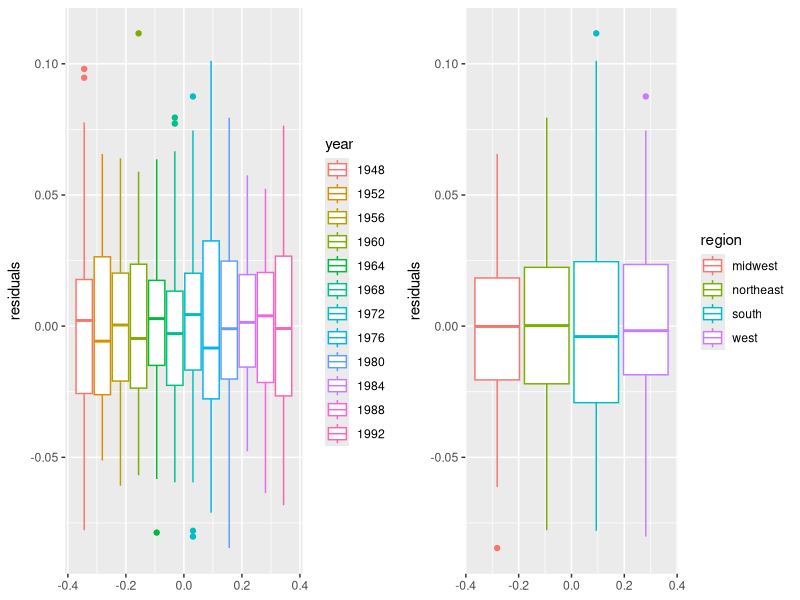
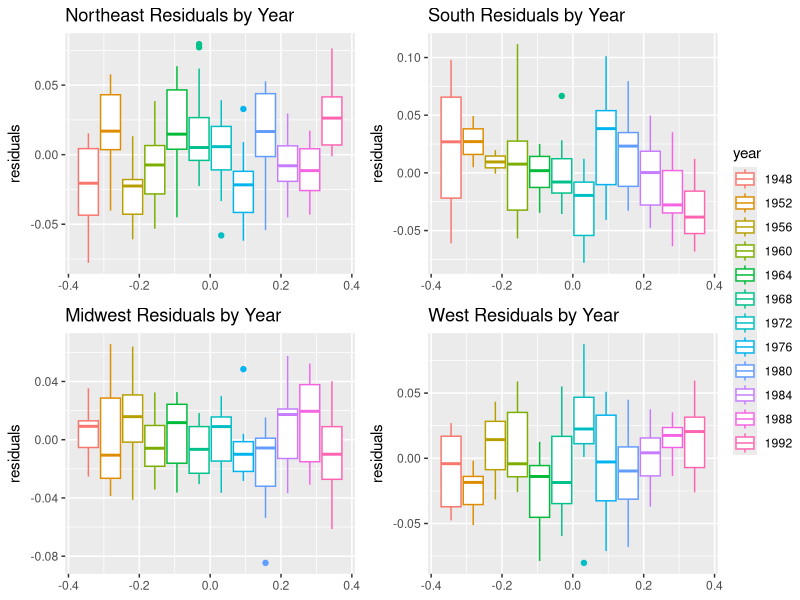
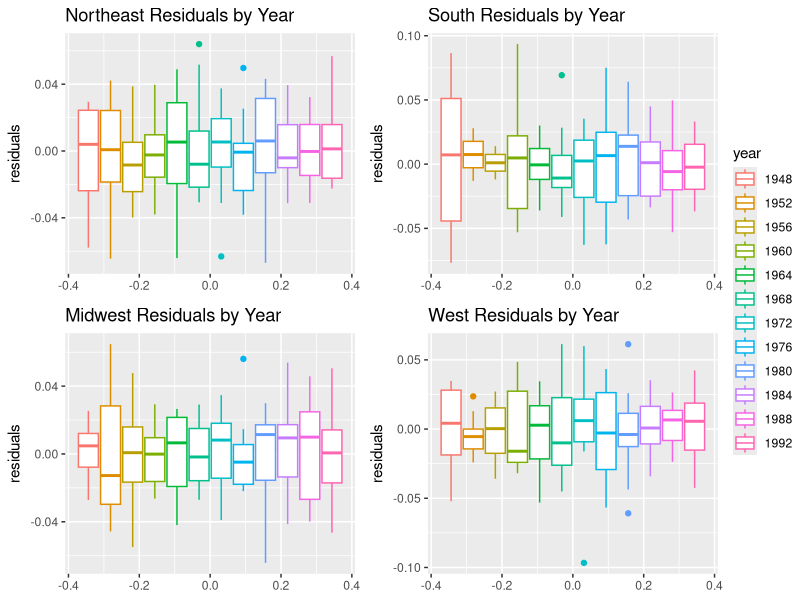

Source code (R) for these figures, in order:
## ---- chunk 1
knitr::opts_chunk$set(echo = FALSE, message = FALSE)
## ---- chunk 2
library("readr") # to load data
library("tidyverse")
data <- read_table("Data/4_US_elections.txt")
data = data %>% select(-constant) # remove manually added intercept
# change mentioned variables to factors
data = data %>% 
  mutate(year = as.factor(year),
                       state = as.factor(state), 
                       r1 = as.factor(r1), 
                       r2 = as.factor(r2), 
                       r3 = as.factor(r3), 
                       r4 = as.factor(r4), 
                       r5 = as.factor(r5), 
                       r6 = as.factor(r6), )

# rename the variables
data = data %>% 
  rename(dvote = Dvote,
         dvote_poll = n1,
         dapprove_inc = n2,
         dapprove_presinc = n3,
         gnp_growth_inc = n4,
         dvote_last = s1,
         dvote_last2 = s2,
         home_state = s3,
         home_state_vice = s4,
         dmajor_leg = s5,
         econ_growth_inc = s6,
         state_ideology = s7,
         ideology_comp = s8,
         cath_1960 = s9,
         south = r1,
         south_1964 = r2,
         deep_south_1964 = r3,
         new_england_1964 = r4,
         new_england_1972 = r5,
         west_1976 = r6)

# create a region variable
northeast = c(7, 8, 19, 20, 21, 29, 30, 32, 38, 39, 45, 48)
south = c(1, 4, 9, 10, 17, 18, 24, 33, 36, 40, 42, 43, 46)
midwest = c(13, 14, 15, 16, 22, 23, 25, 27, 34, 35, 41, 49)
west = c(2, 3, 5, 6, 11, 12, 26, 28, 31, 37, 44, 47, 50)

data$region <- ifelse(data$state %in% northeast, "northeast",
                      ifelse(data$state %in% south, "south",
                             ifelse(data$state %in% midwest, "midwest",
                                    ifelse(data$state %in% west, "west", NA))))
data = data %>% mutate(region = as.factor(region))
## ---- chunk 3
library(tidyverse)
m0 = lm(dvote ~ . - evotes - region , data = data)
## ---- chunk 4
data_res = na.omit(data)
data_res$residuals = resid(m0)
year_res_plot = ggplot(mapping = aes(y = residuals, col = year), data = data_res) + 
  geom_boxplot()
region_res_plot = ggplot(mapping = aes(y = residuals, col = region), data = data_res) +
  geom_boxplot()
library(ggpubr)
ggarrange(year_res_plot, region_res_plot, nrow = 1, ncol = 2)
## ---- chunk 5
data_northeast = data_res[data_res$region == "northeast", ]
data_south = data_res[data_res$region == "south", ]
data_midwest = data_res[data_res$region == "midwest", ]
data_west = data_res[data_res$region == "west", ]
northeast_res_plot = ggplot(mapping=aes(y=residuals, col=year), data = data_northeast) +
  geom_boxplot() + 
  ggtitle("Northeast Residuals by Year")
south_res_plot = ggplot(mapping=aes(y=residuals, col=year), data = data_south) +
  geom_boxplot() +
  ggtitle("South Residuals by Year")
midwest_res_plot = ggplot(mapping=aes(y=residuals, col=year), data = data_midwest) +
  geom_boxplot() +
  ggtitle("Midwest Residuals by Year")
west_res_plot = ggplot(mapping=aes(y=residuals, col=year), data = data_west) +
  geom_boxplot() +
  ggtitle("West Residuals by Year")
#grid.arrange(northeast_res_plot, south_res_plot, midwest_res_plot, west_res_plot, ncol = 2)
ggarrange(northeast_res_plot, south_res_plot, midwest_res_plot, west_res_plot, 
          ncol = 2, nrow = 2, common.legend = TRUE, legend = "right")
## ---- chunk 6
library(lme4)
mixed_m0 = lmer(dvote ~ . -  evotes - region - year + (1|year/region), data = data)
## ---- chunk 7
data_res_mixed = data_res
data_res_mixed$residuals = resid(mixed_m0)
data_northeast_mixed = data_res_mixed[data_res_mixed$region == "northeast", ]
data_south_mixed = data_res_mixed[data_res_mixed$region == "south", ]
data_midwest_mixed = data_res_mixed[data_res_mixed$region == "midwest", ]
data_west_mixed = data_res_mixed[data_res_mixed$region == "west", ]
northeast_res_plot = ggplot(mapping=aes(y=residuals, col=year), data = data_northeast_mixed) +
  geom_boxplot() + 
  ggtitle("Northeast Residuals by Year")
south_res_plot = ggplot(mapping=aes(y=residuals, col=year), data = data_south_mixed) +
  geom_boxplot() +
  ggtitle("South Residuals by Year")
midwest_res_plot = ggplot(mapping=aes(y=residuals, col=year), data = data_midwest_mixed) +
  geom_boxplot() +
  ggtitle("Midwest Residuals by Year")
west_res_plot = ggplot(mapping=aes(y=residuals, col=year), data = data_west_mixed) +
  geom_boxplot() +
  ggtitle("West Residuals by Year")
#grid.arrange(northeast_res_plot, south_res_plot, midwest_res_plot, west_res_plot, ncol = 2)
ggarrange(northeast_res_plot, south_res_plot, midwest_res_plot, west_res_plot, 
          ncol = 2, nrow = 2, common.legend = TRUE, legend = "right")
## ---- chunk 8
predict_eval = function(lm_object, winner_list, data) {
  winner = rep(0, length(winner_list))
  predicted_values = predict(lm_object, data)
  predicted_values = as.vector(ifelse(predicted_values > 0.5, 1, 0))
  predicted_values = data$evotes * predicted_values
  
}

